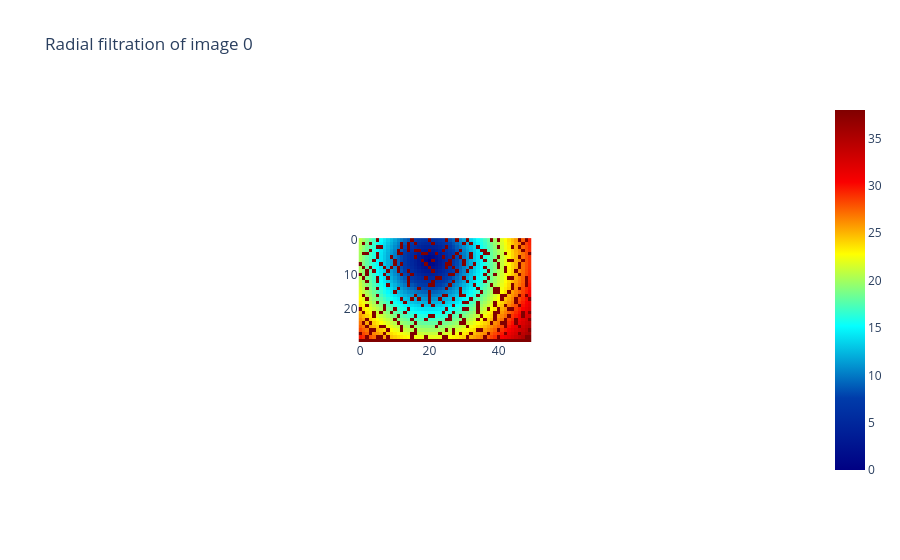

Notebook source saved alongside this figure:
### Code cell
from gtda.images import RadialFiltration

radial_filtration = RadialFiltration(center=np.array([20, 6]))
im8_filtration = radial_filtration.fit_transform(shape_binarized)
radial_filtration.plot(im8_filtration, colorscale="jet")##17647

### Figure 1 — Plotly figure (JSON) as saved in the notebook; plotly's stock layout.template omitted (floating-point values rounded to 4 significant figures; data arrays with more than 128 entries replaced by an {"elided": "..."} marker saying what was removed)
{"data": [{"colorscale": [[0, "rgb(0,0,131)"], [0.2, "rgb(0,60,170)"], [0.4, "rgb(5,255,255)"], [0.6, "rgb(255,255,0)"], [0.8, "rgb(250,0,0)"], [1, "rgb(128,0,0)"]], "type": "heatmap", "z": {"elided": "30x50 float values"}}], "layout": {"autosize": true, "plot_bgcolor": "white", "title": {"text": "Radial filtration of image 0"}, "xaxis": {"autorange": true, "constrain": "domain", "domain": [0.3815, 0.6185], "range": [-0.5, 49.5], "scaleanchor": "y"}, "yaxis": {"autorange": true, "constrain": "domain", "domain": [0, 1], "range": [29.5, -0.5]}}}
